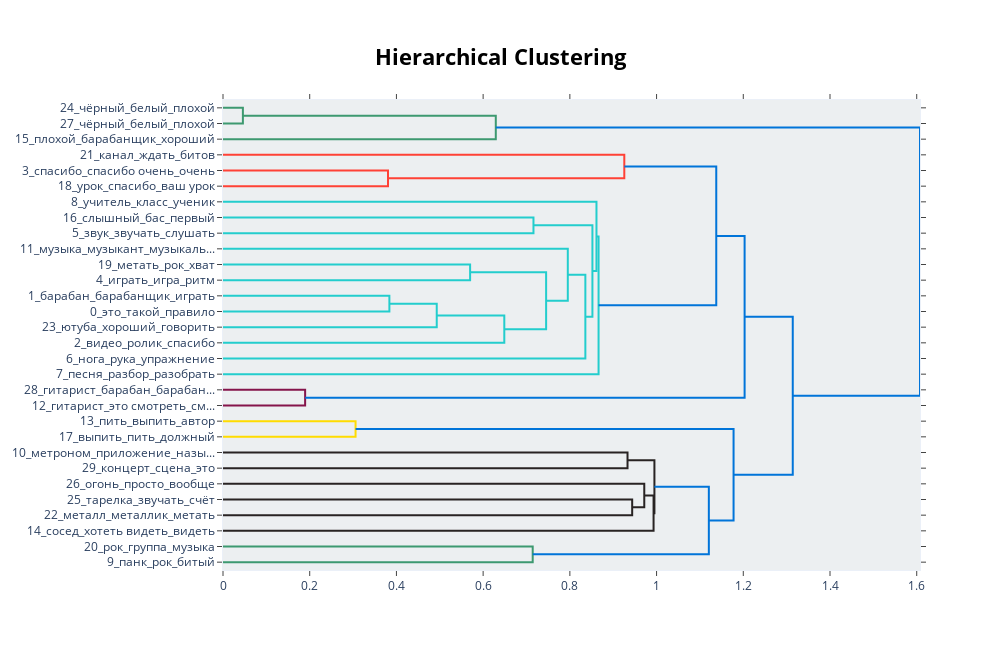

Here is the notebook cell this chart was saved with:
### Code cell
bertopic_tuned.visualize_hierarchy()

### Figure 1 — Plotly figure (JSON) as saved in the notebook; plotly's stock layout.template omitted (floating-point values rounded to 4 significant figures)
{"data": [{"hoverinfo": "text", "marker": {"color": "rgb(61,153,112)"}, "mode": "lines", "type": "scatter", "x": [0, 0.04588, 0.04588, 0], "xaxis": "x", "y": [-5, -5, -15, -15], "yaxis": "y"}, {"hoverinfo": "text", "marker": {"color": "rgb(61,153,112)"}, "mode": "lines", "type": "scatter", "x": [0.04588, 0.6292, 0.6292, 0], "xaxis": "x", "y": [-10, -10, -25, -25], "yaxis": "y"}, {"hoverinfo": "text", "marker": {"color": "rgb(255,65,54)"}, "mode": "lines", "type": "scatter", "x": [0, 0.3806, 0.3806, 0], "xaxis": "x", "y": [-45, -45, -55, -55], "yaxis": "y"}, {"hoverinfo": "text", "marker": {"color": "rgb(255,65,54)"}, "mode": "lines", "type": "scatter", "x": [0, 0.9256, 0.9256, 0.3806], "xaxis": "x", "y": [-35, -35, -50, -50], "yaxis": "y"}, {"hoverinfo": "text", "marker": {"color": "rgb(35,205,205)"}, "mode": "lines", "type": "scatter", "x": [0, 0.7161, 0.7161, 0], "xaxis": "x", "y": [-75, -75, -85, -85], "yaxis": "y"}, {"hoverinfo": "text", "marker": {"color": "rgb(35,205,205)"}, "mode": "lines", "type": "scatter", "x": [0, 0.5699, 0.5699, 0], "xaxis": "x", "y": [-105, -105, -115, -115], "yaxis": "y"}, {"hoverinfo": "text", "marker": {"color": "rgb(35,205,205)"}, "mode": "lines", "type": "scatter", "x": [0, 0.3838, 0.3838, 0], "xaxis": "x", "y": [-125, -125, -135, -135], "yaxis": "y"}, {"hoverinfo": "text", "marker": {"color": "rgb(35,205,205)"}, "mode": "lines", "type": "scatter", "x": [0.3838, 0.493, 0.493, 0], "xaxis": "x", "y": [-130, -130, -145, -145], "yaxis": "y"}, {"hoverinfo": "text", "marker": {"color": "rgb(35,205,205)"}, "mode": "lines", "type": "scatter", "x": [0.493, 0.6488, 0.6488, 0], "xaxis": "x", "y": [-137.5, -137.5, -155, -155], "yaxis": "y"}, {"hoverinfo": "text", "marker": {"color": "rgb(35,205,205)"}, "mode": "lines", "type": "scatter", "x": [0.5699, 0.7453, 0.7453, 0.6488], "xaxis": "x", "y": [-110, -110, -146.2, -146.2], "yaxis": "y"}, {"hoverinfo": "text", "marker": {"color": "rgb(35,205,205)"}, "mode": "lines", "type": "scatter", "x": [0, 0.7953, 0.7953, 0.7453], "xaxis": "x", "y": [-95, -95, -128.1, -128.1], "yaxis": "y"}, {"hoverinfo": "text", "marker": {"color": "rgb(35,205,205)"}, "mode": "lines", "type": "scatter", "x": [0.7953, 0.8358, 0.8358, 0], "xaxis": "x", "y": [-111.6, -111.6, -165, -165], "yaxis": "y"}, {"hoverinfo": "text", "marker": {"color": "rgb(35,205,205)"}, "mode": "lines", "type": "scatter", "x": [0.7161, 0.852, 0.852, 0.8358], "xaxis": "x", "y": [-80, -80, -138.3, -138.3], "yaxis": "y"}, {"hoverinfo": "text", "marker": {"color": "rgb(35,205,205)"}, "mode": "lines", "type": "scatter", "x": [0, 0.8614, 0.8614, 0.852], "xaxis": "x", "y": [-65, -65, -109.1, -109.1], "yaxis": "y"}, {"hoverinfo": "text", "marker": {"color": "rgb(35,205,205)"}, "mode": "lines", "type": "scatter", "x": [0.8614, 0.8662, 0.8662, 0], "xaxis": "x", "y": [-87.07, -87.07, -175, -175], "yaxis": "y"}, {"hoverinfo": "text", "marker": {"color": "rgb(0,116,217)"}, "mode": "lines", "type": "scatter", "x": [0.9256, 1.138, 1.138, 0.8662], "xaxis": "x", "y": [-42.5, -42.5, -131.0, -131.0], "yaxis": "y"}, {"hoverinfo": "text", "marker": {"color": "rgb(133,20,75)"}, "mode": "lines", "type": "scatter", "x": [0, 0.1894, 0.1894, 0], "xaxis": "x", "y": [-185, -185, -195, -195], "yaxis": "y"}, {"hoverinfo": "text", "marker": {"color": "rgb(0,116,217)"}, "mode": "lines", "type": "scatter", "x": [1.138, 1.203, 1.203, 0.1894], "xaxis": "x", "y": [-86.77, -86.77, -190, -190], "yaxis": "y"}, {"hoverinfo": "text", "marker": {"color": "rgb(255,220,0)"}, "mode": "lines", "type": "scatter", "x": [0, 0.3057, 0.3057, 0], "xaxis": "x", "y": [-205, -205, -215, -215], "yaxis": "y"}, {"hoverinfo": "text", "marker": {"color": "rgb(40,35,35)"}, "mode": "lines", "type": "scatter", "x": [0, 0.933, 0.933, 0], "xaxis": "x", "y": [-225, -225, -235, -235], "yaxis": "y"}, {"hoverinfo": "text", "marker": {"color": "rgb(40,35,35)"}, "mode": "lines", "type": "scatter", "x": [0, 0.9437, 0.9437, 0], "xaxis": "x", "y": [-255, -255, -265, -265], "yaxis": "y"}, {"hoverinfo": "text", "marker": {"color": "rgb(40,35,35)"}, "mode": "lines", "type": "scatter", "x": [0, 0.9716, 0.9716, 0.9437], "xaxis": "x", "y": [-245, -245, -260, -260], "yaxis": "y"}, {"hoverinfo": "text", "marker": {"color": "rgb(40,35,35)"}, "mode": "lines", "type": "scatter", "x": [0.9716, 0.9931, 0.9931, 0], "xaxis": "x", "y": [-252.5, -252.5, -275, -275], "yaxis": "y"}, {"hoverinfo": "text", "marker": {"color": "rgb(40,35,35)"}, "mode": "lines", "type": "scatter", "x": [0.933, 0.995, 0.995, 0.9931], "xaxis": "x", "y": [-230, -230, -263.8, -263.8], "yaxis": "y"}, {"hoverinfo": "text", "marker": {"color": "rgb(61,153,112)"}, "mode": "lines", "type": "scatter", "x": [0, 0.7143, 0.7143, 0], "xaxis": "x", "y": [-285, -285, -295, -295], "yaxis": "y"}, {"hoverinfo": "text", "marker": {"color": "rgb(0,116,217)"}, "mode": "lines", "type": "scatter", "x": [0.995, 1.121, 1.121, 0.7143], "xaxis": "x", "y": [-246.9, -246.9, -290, -290], "yaxis": "y"}, {"hoverinfo": "text", "marker": {"color": "rgb(0,116,217)"}, "mode": "lines", "type": "scatter", "x": [0.3057, 1.178, 1.178, 1.121], "xaxis": "x", "y": [-210, -210, -268.4, -268.4], "yaxis": "y"}, {"hoverinfo": "text", "marker": {"color": "rgb(0,116,217)"}, "mode": "lines", "type": "scatter", "x": [1.203, 1.314, 1.314, 1.178], "xaxis": "x", "y": [-138.4, -138.4, -239.2, -239.2], "yaxis": "y"}, {"hoverinfo": "text", "marker": {"color": "rgb(0,116,217)"}, "mode": "lines", "type": "scatter", "x": [0.6292, 1.608, 1.608, 1.314], "xaxis": "x", "y": [-17.5, -17.5, -188.8, -188.8], "yaxis": "y"}], "layout": {"autosize": false, "height": 650, "hoverlabel": {"bgcolor": "white", "font": {"family": "Rockwell", "size": 16}}, "hovermode": "closest", "plot_bgcolor": "#ECEFF1", "showlegend": false, "title": {"font": {"color": "Black", "size": 22}, "text": "<b>Hierarchical Clustering</b>", "x": 0.5, "xanchor": "center", "yanchor": "top"}, "width": 1000, "xaxis": {"mirror": "allticks", "rangemode": "tozero", "showgrid": false, "showline": true, "showticklabels": true, "ticks": "outside", "type": "linear", "zeroline": false}, "yaxis": {"mirror": "allticks", "range": [-300, 0], "rangemode": "tozero", "showgrid": false, "showline": true, "showticklabels": true, "tickmode": "array", "ticks": "outside", "ticktext": ["24_чёрный_белый_плохой", "27_чёрный_белый_плохой", "15_плохой_барабанщик_хороший", "21_канал_ждать_битов", "3_спасибо_спасибо очень_очень", "18_урок_спасибо_ваш урок", "8_учитель_класс_ученик", "16_слышный_бас_первый", "5_звук_звучать_слушать", "11_музыка_музыкант_музыкаль...", "19_метать_рок_хват", "4_играть_игра_ритм", "1_барабан_барабанщик_играть", "0_это_такой_правило", "23_ютуба_хороший_говорить", "2_видео_ролик_спасибо", "6_нога_рука_упражнение", "7_песня_разбор_разобрать", "28_гитарист_барабан_барабан...", "12_гитарист_это смотреть_см...", "13_пить_выпить_автор", "17_выпить_пить_должный", "10_метроном_приложение_назы...", "29_концерт_сцена_это", "26_огонь_просто_вообще", "25_тарелка_звучать_счёт", "22_металл_металлик_метать", "14_сосед_хотеть видеть_видеть", "20_рок_группа_музыка", "9_панк_рок_битый"], "tickvals": [-5, -15, -25, -35, -45, -55, -65, -75, -85, -95, -105, -115, -125, -135, -145, -155, -165, -175, -185, -195, -205, -215, -225, -235, -245, -255, -265, -275, -285, -295], "type": "linear", "zeroline": false}}}
